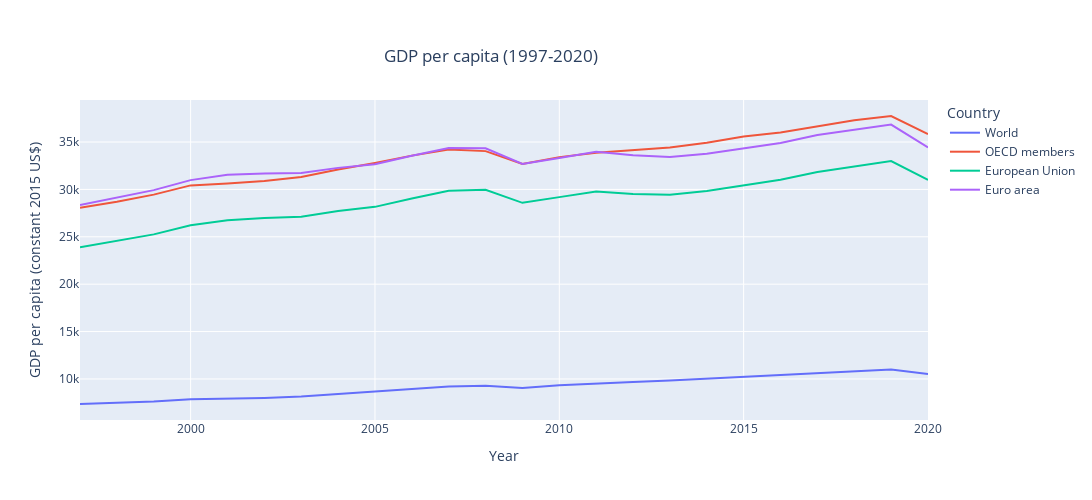

The notebook cell this image was saved under:
### Code cell
fig=df.plot(title= "GDP per capita (1997-2020)",labels={"index":"Year","value":"GDP per capita (constant 2015 US$)"})
fig.update_layout(
    autosize=False,
    width=1500,
    height=500,
    title={'y':0.9,'x':0.45,'xanchor':'center','yanchor':'top'}
    )
fig.show()

### Figure 1 — Plotly figure (JSON) as saved in the notebook; plotly's stock layout.template omitted (floating-point values rounded to 4 significant figures)
{"data": [{"hovertemplate": "Country=World<br>Year=%{x}<br>GDP per capita (constant 2015 US$)=%{y}<extra></extra>", "legendgroup": "World", "line": {"color": "#636efa", "dash": "solid"}, "marker": {"symbol": "circle"}, "mode": "lines", "name": "World", "orientation": "v", "showlegend": true, "type": "scatter", "x": [1997, 1998, 1999, 2000, 2001, 2002, 2003, 2004, 2005, 2006, 2007, 2008, 2009, 2010, 2011, 2012, 2013, 2014, 2015, 2016, 2017, 2018, 2019, 2020], "xaxis": "x", "y": [7355.0, 7459.0, 7619.0, 7857.0, 7914.0, 7997.0, 8148.0, 8406.0, 8640.0, 8918.0, 9201.0, 9270.0, 9039.0, 9332.0, 9532.0, 9675.0, 9836.0, 10030.0, 10220.0, 10390.0, 10620.0, 10840.0, 11000.0, 10520.0], "yaxis": "y"}, {"hovertemplate": "Country=OECD members<br>Year=%{x}<br>GDP per capita (constant 2015 US$)=%{y}<extra></extra>", "legendgroup": "OECD members", "line": {"color": "#EF553B", "dash": "solid"}, "marker": {"symbol": "circle"}, "mode": "lines", "name": "OECD members", "orientation": "v", "showlegend": true, "type": "scatter", "x": [1997, 1998, 1999, 2000, 2001, 2002, 2003, 2004, 2005, 2006, 2007, 2008, 2009, 2010, 2011, 2012, 2013, 2014, 2015, 2016, 2017, 2018, 2019, 2020], "xaxis": "x", "y": [28070.0, 28700.0, 29450.0, 30420.0, 30630.0, 30890.0, 31310.0, 32100.0, 32800.0, 33570.0, 34210.0, 34040.0, 32680.0, 33410.0, 33860.0, 34110.0, 34420.0, 34930.0, 35590.0, 36000.0, 36660.0, 37300.0, 37750.0, 35840.0], "yaxis": "y"}, {"hovertemplate": "Country=European Union<br>Year=%{x}<br>GDP per capita (constant 2015 US$)=%{y}<extra></extra>", "legendgroup": "European Union", "line": {"color": "#00cc96", "dash": "solid"}, "marker": {"symbol": "circle"}, "mode": "lines", "name": "European Union", "orientation": "v", "showlegend": true, "type": "scatter", "x": [1997, 1998, 1999, 2000, 2001, 2002, 2003, 2004, 2005, 2006, 2007, 2008, 2009, 2010, 2011, 2012, 2013, 2014, 2015, 2016, 2017, 2018, 2019, 2020], "xaxis": "x", "y": [23890.0, 24570.0, 25260.0, 26210.0, 26750.0, 26980.0, 27130.0, 27730.0, 28160.0, 29050.0, 29860.0, 29960.0, 28590.0, 29190.0, 29790.0, 29530.0, 29450.0, 29840.0, 30470.0, 31010.0, 31840.0, 32450.0, 33000.0, 31000.0], "yaxis": "y"}, {"hovertemplate": "Country=Euro area<br>Year=%{x}<br>GDP per capita (constant 2015 US$)=%{y}<extra></extra>", "legendgroup": "Euro area", "line": {"color": "#ab63fa", "dash": "solid"}, "marker": {"symbol": "circle"}, "mode": "lines", "name": "Euro area", "orientation": "v", "showlegend": true, "type": "scatter", "x": [1997, 1998, 1999, 2000, 2001, 2002, 2003, 2004, 2005, 2006, 2007, 2008, 2009, 2010, 2011, 2012, 2013, 2014, 2015, 2016, 2017, 2018, 2019, 2020], "xaxis": "x", "y": [28340.0, 29140.0, 29930.0, 30980.0, 31540.0, 31680.0, 31720.0, 32270.0, 32650.0, 33540.0, 34370.0, 34350.0, 32680.0, 33320.0, 33970.0, 33610.0, 33420.0, 33770.0, 34370.0, 34900.0, 35740.0, 36320.0, 36840.0, 34420.0], "yaxis": "y"}], "layout": {"autosize": false, "height": 500, "legend": {"title": {"text": "Country"}, "tracegroupgap": 0}, "title": {"text": "GDP per capita (1997-2020)", "x": 0.45, "xanchor": "center", "y": 0.9, "yanchor": "top"}, "width": 1500, "xaxis": {"anchor": "y", "domain": [0, 1], "title": {"text": "Year"}}, "yaxis": {"anchor": "x", "domain": [0, 1], "title": {"text": "GDP per capita (constant 2015 US$)"}}}}
